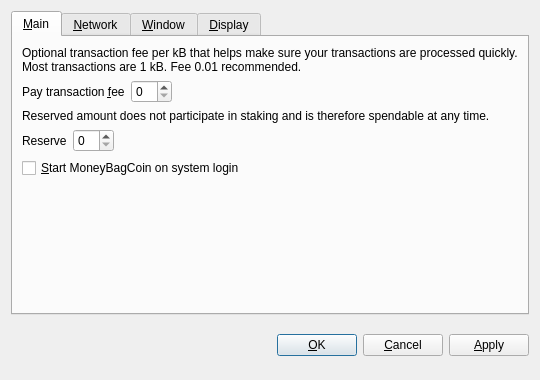
<?xml version="1.0" encoding="UTF-8"?>
<ui version="4.0">
 <class>OptionsDialog</class>
 <widget class="QDialog" name="OptionsDialog">
  <property name="geometry">
   <rect>
    <x>0</x>
    <y>0</y>
    <width>540</width>
    <height>380</height>
   </rect>
  </property>
  <property name="windowTitle">
   <string>Options</string>
  </property>
  <property name="modal">
   <bool>true</bool>
  </property>
  <layout class="QVBoxLayout" name="verticalLayout">
   <item>
    <widget class="QTabWidget" name="tabWidget">
     <property name="tabPosition">
      <enum>QTabWidget::North</enum>
     </property>
     <property name="currentIndex">
      <number>0</number>
     </property>
     <widget class="QWidget" name="tabMain">
      <attribute name="title">
       <string>&amp;Main</string>
      </attribute>
      <layout class="QVBoxLayout" name="verticalLayout_Main">
       <item>
        <widget class="QLabel" name="transactionFeeInfoLabel">
         <property name="text">
          <string>Optional transaction fee per kB that helps make sure your transactions are processed quickly. Most transactions are 1 kB. Fee 0.01 recommended.</string>
         </property>
         <property name="textFormat">
          <enum>Qt::PlainText</enum>
         </property>
         <property name="wordWrap">
          <bool>true</bool>
         </property>
        </widget>
       </item>
       <item>
        <layout class="QHBoxLayout" name="horizontalLayoutFee">
         <item>
          <widget class="QLabel" name="transactionFeeLabel">
           <property name="text">
            <string>Pay transaction &amp;fee</string>
           </property>
           <property name="textFormat">
            <enum>Qt::PlainText</enum>
           </property>
           <property name="buddy">
            <cstring>transactionFee</cstring>
           </property>
          </widget>
         </item>
         <item>
          <widget class="BitcoinAmountField" name="transactionFee"/>
         </item>
         <item>
          <spacer name="horizontalSpacerFee">
           <property name="orientation">
            <enum>Qt::Horizontal</enum>
           </property>
           <property name="sizeHint" stdset="0">
            <size>
             <width>40</width>
             <height>20</height>
            </size>
           </property>
          </spacer>
         </item>
        </layout>
       </item>
       <item>
        <widget class="QLabel" name="reserveBalanceInfoLabel">
         <property name="text">
          <string>Reserved amount does not participate in staking and is therefore spendable at any time.</string>
         </property>
         <property name="textFormat">
          <enum>Qt::PlainText</enum>
         </property>
         <property name="wordWrap">
          <bool>true</bool>
         </property>
        </widget>
       </item>
       <item>
        <layout class="QHBoxLayout" name="horizontalLayoutReserveBalance">
         <item>
          <widget class="QLabel" name="reserveBalanceLabel">
           <property name="text">
            <string>Reserve</string>
           </property>
           <property name="textFormat">
            <enum>Qt::PlainText</enum>
           </property>
           <property name="buddy">
            <cstring>reserveBalance</cstring>
           </property>
          </widget>
         </item>
         <item>
          <widget class="BitcoinAmountField" name="reserveBalance"/>
         </item>
         <item>
          <spacer name="horizontalSpacerReserveBalance">
           <property name="orientation">
            <enum>Qt::Horizontal</enum>
           </property>
           <property name="sizeHint" stdset="0">
            <size>
             <width>40</width>
             <height>20</height>
            </size>
           </property>
          </spacer>
         </item>
        </layout>
       </item>
       <item>
        <widget class="QCheckBox" name="bitcoinAtStartup">
         <property name="toolTip">
          <string>Automatically start MoneyBagCoin after logging in to the system.</string>
         </property>
         <property name="text">
          <string>&amp;Start MoneyBagCoin on system login</string>
         </property>
        </widget>
       </item>
       <item>
        <spacer name="verticalSpacer_Main">
         <property name="orientation">
          <enum>Qt::Vertical</enum>
         </property>
         <property name="sizeHint" stdset="0">
          <size>
           <width>20</width>
           <height>40</height>
          </size>
         </property>
        </spacer>
       </item>
      </layout>
     </widget>
     <widget class="QWidget" name="tabNetwork">
      <attribute name="title">
       <string>&amp;Network</string>
      </attribute>
      <layout class="QVBoxLayout" name="verticalLayout_Network">
       <item>
        <widget class="QCheckBox" name="mapPortUpnp">
         <property name="toolTip">
          <string>Automatically open the MoneyBagCoin client port on the router. This only works when your router supports UPnP and it is enabled.</string>
         </property>
         <property name="text">
          <string>Map port using &amp;UPnP</string>
         </property>
        </widget>
       </item>
       <item>
        <widget class="QCheckBox" name="connectSocks">
         <property name="toolTip">
          <string>Connect to the MoneyBagCoin network through a SOCKS5 proxy (e.g. when connecting through Tor).</string>
         </property>
         <property name="text">
          <string>&amp;Connect through SOCKS5 proxy:</string>
         </property>
        </widget>
       </item>
       <item>
        <layout class="QHBoxLayout" name="horizontalLayout_Network">
         <item>
          <widget class="QLabel" name="proxyIpLabel">
           <property name="text">
            <string>Proxy &amp;IP:</string>
           </property>
           <property name="textFormat">
            <enum>Qt::PlainText</enum>
           </property>
           <property name="buddy">
            <cstring>proxyIp</cstring>
           </property>
          </widget>
         </item>
         <item>
          <widget class="QValidatedLineEdit" name="proxyIp">
           <property name="maximumSize">
            <size>
             <width>140</width>
             <height>16777215</height>
            </size>
           </property>
           <property name="toolTip">
            <string>IP address of the proxy (e.g. 127.0.0.1)</string>
           </property>
          </widget>
         </item>
         <item>
          <widget class="QLabel" name="proxyPortLabel">
           <property name="text">
            <string>&amp;Port:</string>
           </property>
           <property name="textFormat">
            <enum>Qt::PlainText</enum>
           </property>
           <property name="buddy">
            <cstring>proxyPort</cstring>
           </property>
          </widget>
         </item>
         <item>
          <widget class="QLineEdit" name="proxyPort">
           <property name="maximumSize">
            <size>
             <width>55</width>
             <height>16777215</height>
            </size>
           </property>
           <property name="toolTip">
            <string>Port of the proxy (e.g. 9050)</string>
           </property>
          </widget>
         </item>
         <item>
          <spacer name="horizontalSpacer_Network">
           <property name="orientation">
            <enum>Qt::Horizontal</enum>
           </property>
           <property name="sizeHint" stdset="0">
            <size>
             <width>40</width>
             <height>20</height>
            </size>
           </property>
          </spacer>
         </item>
        </layout>
       </item>
       <item>
        <spacer name="verticalSpacer_Network">
         <property name="orientation">
          <enum>Qt::Vertical</enum>
         </property>
         <property name="sizeHint" stdset="0">
          <size>
           <width>20</width>
           <height>40</height>
          </size>
         </property>
        </spacer>
       </item>
      </layout>
     </widget>
     <widget class="QWidget" name="tabWindow">
      <attribute name="title">
       <string>&amp;Window</string>
      </attribute>
      <layout class="QVBoxLayout" name="verticalLayout_Window">
       <item>
        <widget class="QCheckBox" name="minimizeToTray">
         <property name="toolTip">
          <string>Show only a tray icon after minimizing the window.</string>
         </property>
         <property name="text">
          <string>&amp;Minimize to the tray instead of the taskbar</string>
         </property>
        </widget>
       </item>
       <item>
        <widget class="QCheckBox" name="minimizeOnClose">
         <property name="toolTip">
          <string>Minimize instead of exit the application when the window is closed. When this option is enabled, the application will be closed only after selecting Quit in the menu.</string>
         </property>
         <property name="text">
          <string>M&amp;inimize on close</string>
         </property>
        </widget>
       </item>
       <item>
        <spacer name="verticalSpacer_Window">
         <property name="orientation">
          <enum>Qt::Vertical</enum>
         </property>
         <property name="sizeHint" stdset="0">
          <size>
           <width>20</width>
           <height>40</height>
          </size>
         </property>
        </spacer>
       </item>
      </layout>
     </widget>
     <widget class="QWidget" name="tabDisplay">
      <attribute name="title">
       <string>&amp;Display</string>
      </attribute>
      <layout class="QVBoxLayout" name="verticalLayout_Display">
       <item>
        <layout class="QHBoxLayout" name="horizontalLayout_1_Display">
         <item>
          <widget class="QLabel" name="langLabel">
           <property name="text">
            <string>User Interface &amp;language:</string>
           </property>
           <property name="textFormat">
            <enum>Qt::PlainText</enum>
           </property>
           <property name="buddy">
            <cstring>lang</cstring>
           </property>
          </widget>
         </item>
         <item>
          <widget class="QValueComboBox" name="lang">
           <property name="toolTip">
            <string>The user interface language can be set here. This setting will take effect after restarting MoneyBagCoin.</string>
           </property>
          </widget>
         </item>
        </layout>
       </item>
       <item>
        <layout class="QHBoxLayout" name="horizontalLayout_2_Display">
         <item>
          <widget class="QLabel" name="unitLabel">
           <property name="text">
            <string>&amp;Unit to show amounts in:</string>
           </property>
           <property name="textFormat">
            <enum>Qt::PlainText</enum>
           </property>
           <property name="buddy">
            <cstring>unit</cstring>
           </property>
          </widget>
         </item>
         <item>
          <widget class="QValueComboBox" name="unit">
           <property name="toolTip">
            <string>Choose the default subdivision unit to show in the interface and when sending coins.</string>
           </property>
          </widget>
         </item>
        </layout>
       </item>
       <item>
        <widget class="QCheckBox" name="coinControlFeatures">
         <property name="toolTip">
          <string>Whether to show coin control features or not.</string>
         </property>
         <property name="text">
          <string>Display coin &amp;control features (experts only!)</string>
         </property>
        </widget>
       </item>
       <item>
        <widget class="QCheckBox" name="minimizeCoinAge">
         <property name="toolTip">
          <string>Whether to select the coin outputs randomly or with minimal coin age.</string>
         </property>
         <property name="text">
          <string>Minimize weight consumption (experimental)</string>
         </property>
        </widget>
       </item>
       <item>
        <widget class="QCheckBox" name="useBlackTheme">
         <property name="text">
          <string>Use black visual theme (requires restart)</string>
         </property>
        </widget>
       </item>
       <item>
        <spacer name="verticalSpacer_Display">
         <property name="orientation">
          <enum>Qt::Vertical</enum>
         </property>
         <property name="sizeHint" stdset="0">
          <size>
           <width>20</width>
           <height>40</height>
          </size>
         </property>
        </spacer>
       </item>
      </layout>
     </widget>
    </widget>
   </item>
   <item>
    <layout class="QHBoxLayout" name="horizontalLayout_Buttons">
     <item>
      <spacer name="horizontalSpacer_1">
       <property name="orientation">
        <enum>Qt::Horizontal</enum>
       </property>
       <property name="sizeHint" stdset="0">
        <size>
         <width>40</width>
         <height>48</height>
        </size>
       </property>
      </spacer>
     </item>
     <item>
      <widget class="QLabel" name="statusLabel">
       <property name="font">
        <font>
         <weight>75</weight>
         <bold>true</bold>
        </font>
       </property>
       <property name="text">
        <string/>
       </property>
       <property name="textFormat">
        <enum>Qt::PlainText</enum>
       </property>
       <property name="wordWrap">
        <bool>true</bool>
       </property>
      </widget>
     </item>
     <item>
      <spacer name="horizontalSpacer_2">
       <property name="orientation">
        <enum>Qt::Horizontal</enum>
       </property>
       <property name="sizeHint" stdset="0">
        <size>
         <width>40</width>
         <height>48</height>
        </size>
       </property>
      </spacer>
     </item>
     <item>
      <widget class="QPushButton" name="okButton">
       <property name="text">
        <string>&amp;OK</string>
       </property>
      </widget>
     </item>
     <item>
      <widget class="QPushButton" name="cancelButton">
       <property name="text">
        <string>&amp;Cancel</string>
       </property>
       <property name="autoDefault">
        <bool>false</bool>
       </property>
      </widget>
     </item>
     <item>
      <widget class="QPushButton" name="applyButton">
       <property name="text">
        <string>&amp;Apply</string>
       </property>
       <property name="autoDefault">
        <bool>false</bool>
       </property>
      </widget>
     </item>
    </layout>
   </item>
  </layout>
 </widget>
 <customwidgets>
  <customwidget>
   <class>BitcoinAmountField</class>
   <extends>QSpinBox</extends>
   <header>bitcoinamountfield.h</header>
  </customwidget>
  <customwidget>
   <class>QValueComboBox</class>
   <extends>QComboBox</extends>
   <header>qvaluecombobox.h</header>
  </customwidget>
  <customwidget>
   <class>QValidatedLineEdit</class>
   <extends>QLineEdit</extends>
   <header>qvalidatedlineedit.h</header>
  </customwidget>
 </customwidgets>
 <resources/>
 <connections/>
</ui>
